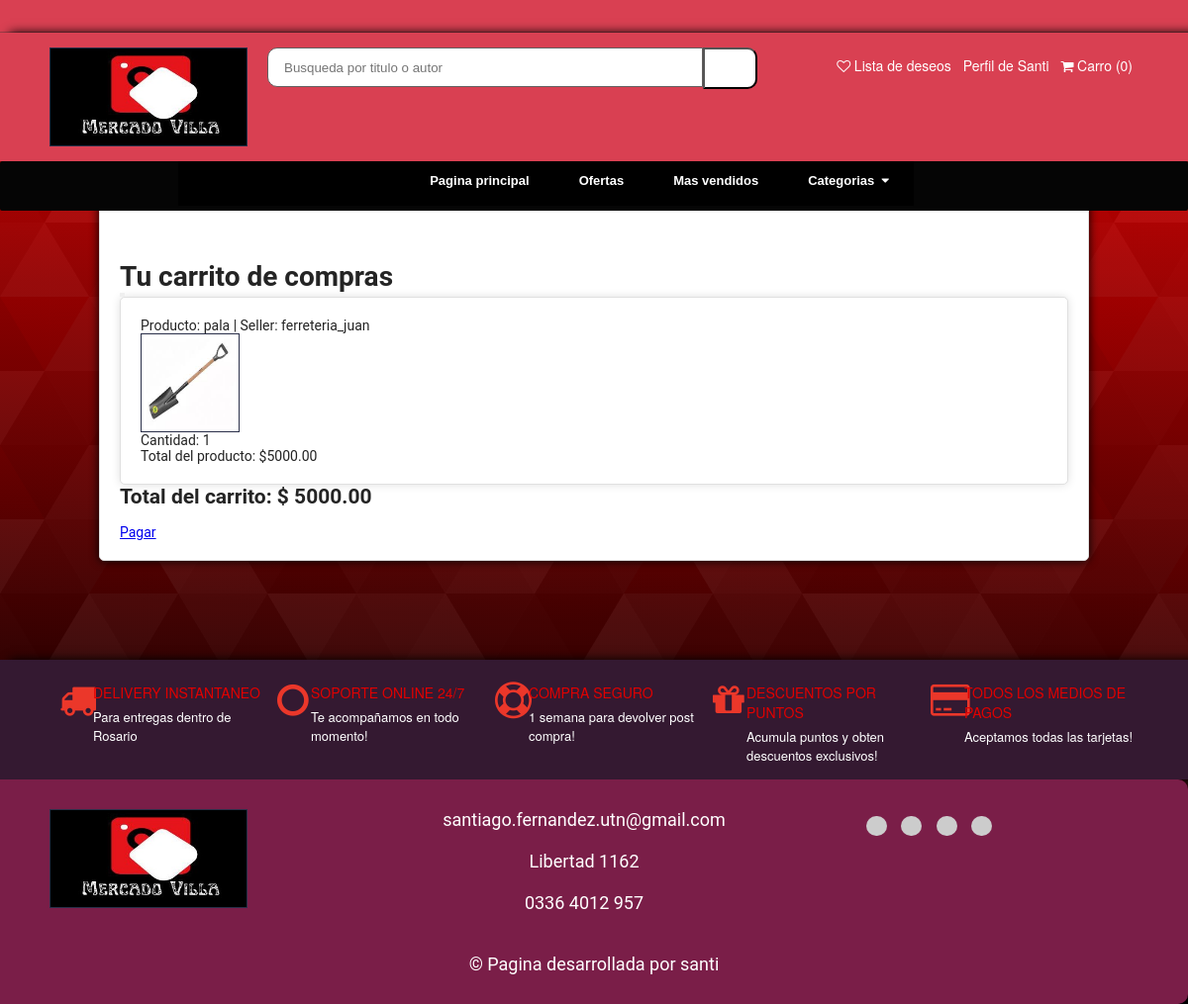
Before: /cart/ (signed in) with the older database file.
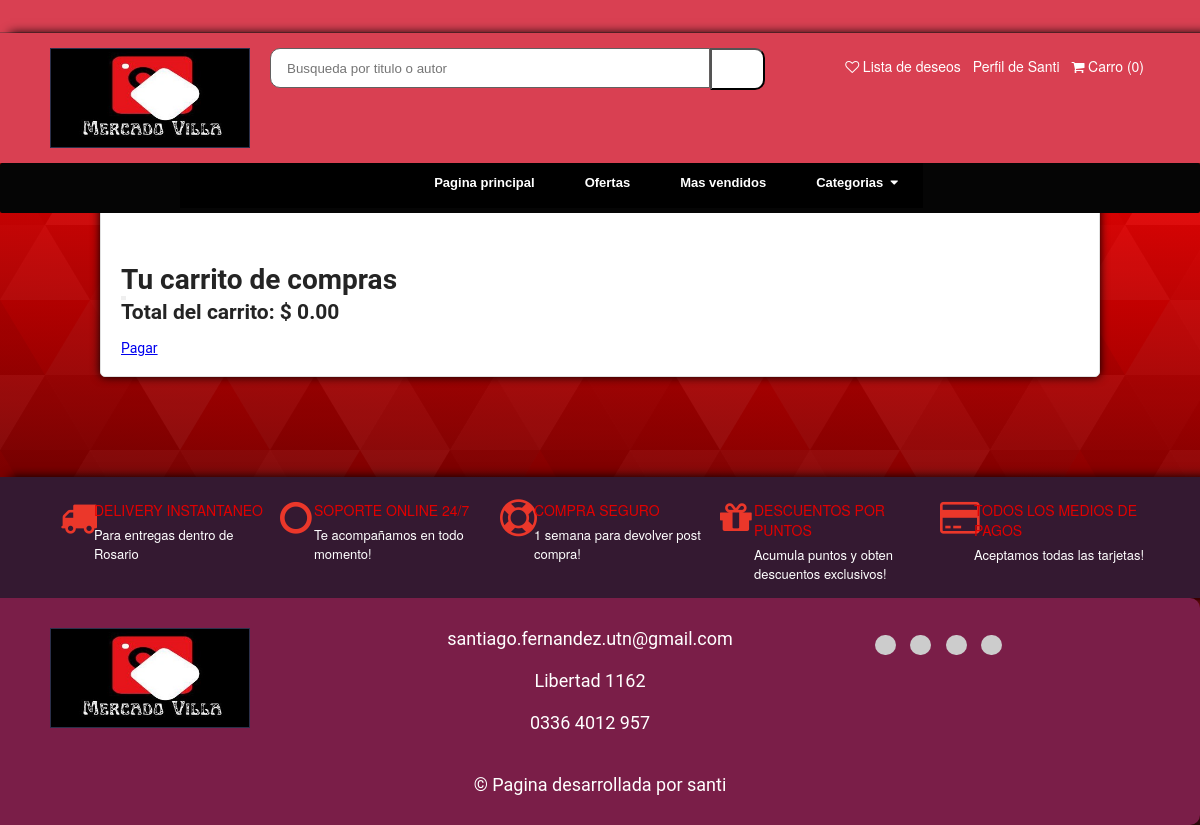
After: the same page with the newer database file.
### clients/models.py (models this page shows)
class ClientModel(AbstractUser):
    cuit = models.CharField(max_length=11)
    business_line = models.CharField(choices=BusinessLineChoices.choices, max_length=128, default=BusinessLineChoices.OTROS.value)
    business_line_interes = models.CharField(choices=BusinessLineChoices.choices, max_length=128, default=BusinessLineChoices.OTROS.value)
    is_seller = models.BooleanField(default=False)
    is_buyer = models.BooleanField(default=True)
    state = models.CharField(max_length=128,blank = True, null = True)
    city = models.CharField(max_length=128,blank = True, null = True)
    postal_code = models.CharField(max_length = 4,blank = True, null = True)
    phone_number = models.CharField(max_length = 64)
    avatar = models.ImageField(upload_to="avatar", null = True, blank = True)

### cart/models.py (models this page shows, shortened)
class CartItem(models.Model):
    cart = models.ForeignKey(Cart, on_delete=models.CASCADE)
    product = models.ForeignKey(StockProduct, on_delete=models.CASCADE)
    quantity = models.PositiveIntegerField(default=1)
    @property
    def total_price(self):
        return self.quantity * self.product.price

class Cart(models.Model):
    user = models.ForeignKey(ClientModel, on_delete=models.CASCADE)
    created_at = models.DateTimeField(auto_now_add=True)
    update_at = models.DateTimeField(null=True)
    total_quantity = models.PositiveIntegerField(default=0)
    total_price = models.DecimalField(max_digits=10, decimal_places=2, default=0)

### stock/models.py (models this page shows)
class StockProduct(models.Model):
    user = models.ForeignKey(ClientModel,on_delete=models.CASCADE,limit_choices_to={'is_seller': True})#si se elimina un cliente, se eliminan los productos cargados por el
    business_line = models.CharField(choices=BusinessLineChoices.choices, max_length=128, default=BusinessLineChoices.OTROS.value)
    quantity_stock = models.PositiveIntegerField()
    price = models.DecimalField(max_digits=10, decimal_places=2)
    name_product = models.CharField(max_length=140)
    description = models.TextField(max_length=1200)
    imagen = models.ImageField(upload_to="productos", null = True)
    code_product = models.CharField(max_length=10,  primary_key=True)
    expiration = models.DateTimeField(null = True, default=None)
    class Meta:
        unique_together = ("user","code_product")#cualquier relacion entre cliente y codigo tiene que ser unica
    def __str__(self):
        return f"{self.name_product} | Seller:  {self.user} "

### cart/views.py (the view, shortened to what this page needs)
# urls.py: path('', CartView.as_view(), name='cart'),
class CartView(View):
    def __init__(self, **kwargs) -> None:
        self.template = loader.get_template("cart.html")
        super().__init__(**kwargs)
    def get(self, request):
        cart, _ = Cart.objects.get_or_create(user=request.user)
        context = {
            'cart': cart,
        }
        if request.GET.get("route")== "checkout":
            self.template = loader.get_template("checkout.html")
            context["form"] =  CheckoutForm #punto de teoria, como pasar un formulario como contexto
        return render(request, self.template.template.name, context)

### templates/cart.html (shortened to what this page needs)
{% extends "home.html" %}
{% block content %}
<div class="cart">
    <h1>Tu carrito de compras</h1>
    <form action="{% url 'cart' %}" method="POST">
        <button type="submit" name="clear_cart"></button>
    </form>
    {% for item in cart.cartitem_set.all %}
    <div class="cart-item">
    <p>Producto: {{ item.product }}</p>
    <img class="product-img" src="{{ item.product.imagen.url }}">
    <p>Cantidad: {{ item.quantity }}</p>
    <p>Total del producto: ${{ item.total_price }}</p>
    </div>
    {% endfor %}
    <h2>Total del carrito: $ {{ cart.total_price }}</h2>
    <br>
    <a href="?route=checkout" class="btn btn-primary">Pagar</a>
</div>
{% endblock %}

### templates/home.html (shortened to what this page needs)
<html>
  <head>
    {% load static %}
    <link rel="stylesheet" href="https://cdnjs.cloudflare.com/ajax/libs/font-awesome/4.7.0/css/font-awesome.min.css">
    <link rel="stylesheet" href="{% static 'css/home.css' %}" type="text/css" />
    <link rel="stylesheet" href="{% static 'css/user.css' %}" type="text/css" />
    <link rel="stylesheet" href="{% static 'css/cart.css' %}" type="text/css" />
    <link rel="stylesheet" href="{% static 'css/signup.css' %}" type="text/css" />
    <link rel="stylesheet" href="{% static 'css/publication.css' %}" type="text/css" />
    <link rel="stylesheet" href="{% static 'css/chat.css' %}" type="text/css" />
    {% load humanize %}
  </head>
  <body>
    <div class="width-100 top-header">
      <div class="container-word">
        <div class="word-slide">
        </div>
      </div>
    </div>
    <div class="width-100 search-panel">
      <div class="container">
        <div class="width-20">
          <img src="{% static 'img/logo_vale2.jpg' %}" class="logo-img"
            alt="[Logotipo]">
        </div>
        <div class="width-50">
          <input class="search-textbox" type="text"
            Placeholder="Busqueda por titulo o autor">
          <button class="search-button">
          </button>
        </div>
        <div class="width-30">
          <ul class="cart-sect">
            <li>
              <i class="fa fa-heart-o" aria-hidden="true"></i>
              <a class="head1mr" href="#">Lista de deseos </a>
            </li>
            {% if user.is_authenticated %}
            <li>
              <a href="/user/">Perfil de {{ user.username |capfirst }}</a>
            </li>
            {% else %}
            <li>
              <i class="fa fa-user-circle-o" aria-hidden="true"></i>
              <a href="/login/"> Iniciar sesion </a>
            </li>
            {% endif %}
            <li>
              <i class="fa fa-shopping-cart" aria-hidden="true"></i>
              <a href="{%url 'cart'%}"> Carro (0)</a>
            </li>
          </ul>
        </div>
      </div>
    </div>
    <div class="ftl_menu">
      <div class="content-navbar">
        <ul id="navbar" class="options-navbar">
          <li>
            <a href="/web/">                     </a>
          </li>
          <li>
            <a href="/web/">            </a>
          </li>
          <li>
            <a href="/web/">Pagina principal</a>
          </li>
          <li>
            <a href="#">Ofertas</a>
          </li>
          <li>
            <a href="#">Mas vendidos</a>
          </li>
          <li><a href="#">Categorias &nbsp;<i class="fa fa-caret-down"></i></a>
            <ul>
            </ul>
          </li>
        </ul>
      </div>
    </div>
    {% block content %}
    {% endblock content %}
    <div class="width-100 margin-top-50 feature-sect">
      <div class="container">
        <div class="width-20 featured-padding">
          <div class="featured-border">
            <div class="width-20 featured-content">
              <i class="fa fa-truck" aria-hidden="true"></i>
            </div>
            <div
              class="width-80 featured-content margin-top-8">
              <h4>Delivery Instantaneo</h4>
              <p>Para entregas dentro de Rosario</p>
            </div>
          </div>
        </div>
        <div class="width-20">
          <div class="featured-border">
            <div class="featured-bord">
              <div class="width-20 featured-content">
                <i class="fa fa-circle-o"
                  aria-hidden="true"></i>
              </div>
              <div
                class="width-80 featured-content margin-top-8">
                <h4>Soporte Online 24/7</h4>
                <p>Te acompañamos en todo momento! </p>
              </div>
            </div>
          </div>
        </div>
        <div class="width-20">
          <div class="featured-border">
            <div class="width-20 featured-content">
              <i class="fa fa-life-ring"
                aria-hidden="true"></i>
            </div>
            <div
              class="width-80 featured-content margin-top-8">
              <h4>Compra seguro</h4>
              <p>1 semana para devolver post compra!</p>
            </div>
          </div>
        </div>
        <div class="width-20">
          <div class="featured-border">
            <div class="width-20 featured-content">
              <i class="fa fa-gift" aria-hidden="true"></i>
            </div>
            <div
              class="width-80 featured-content margin-top-8">
              <h4>Descuentos por puntos</h4>
              <p>Acumula puntos y obten descuentos
                exclusivos!</p>
            </div>
          </div>
        </div>
        <div class="width-20">
          <div class="featured-border">
            <div class="width-20 featured-content">
              <i class="fa fa-credit-card"
                aria-hidden="true"></i>
            </div>
            <div
              class="width-80 featured-content margin-top-8">
              <h4>Todos los medios de pagos</h4>
              <p>Aceptamos todas las tarjetas!</p>
            </div>
          </div>
        </div>
      </div>
    </div>
    <footer class="footer">
      <div class="container">
        <div class="footer-content">
          <div class="footer-logo">
            <img src="{% static 'img/logo_vale2.jpg' %}" class="logo-img" alt="[Logotipo]">
          </div>
          <div class="footer-links">
            <ul class="footer-menu">
              <li><a href="#">santiago.fernandez.utn@gmail.com</a></li><br><br>
              <li><a href="#">Libertad 1162</a></li><br><br>
              <li><a href="#">0336 4012 957</a></li><br><br>
            </ul>
          </div>
          <div class="footer-social">
            <ul class="social-icons">
              <li>
                <button type="button"
                  class="icon-button"
                  id="python-button" data-lang="python">
                  </button>
              </li>
              <li>
                <button type="button"
                  class="icon-button"
                  id="python-button" data-lang="python">
                  </button>
              </li>
              <li>
                <button type="button"
                  class="icon-button"
                  id="python-button" data-lang="python">
                  </button>
              </li>
              <li><button type="button"
                  class="icon-button"
                  id="python-button" data-lang="python">
                  </button>
              </li>
            </ul>
          </div>
        </div>
        <div class="footer-bottom">
          <p>&copy; Pagina desarrollada por santi</p>
        </div>
      </div>
    </footer>
  </body>
</html>

### static/css/cart.css (style rules this page uses)
.cart { margin-bottom: 100px; margin-left: 100px; margin-right: 100px; padding: 20px; border: 1px solid #e0e0e0; border-radius: 5px; background-color: #fff; box-shadow: 0 0 10px #000000; }

Changed rows visible on the page:
removed CartItem: product "pala | Seller: ferreteria_juan", product.imagen (picture), quantity "1", total_price "5000.00"
changed Cart: total_price "5000.00" → "0.00"
